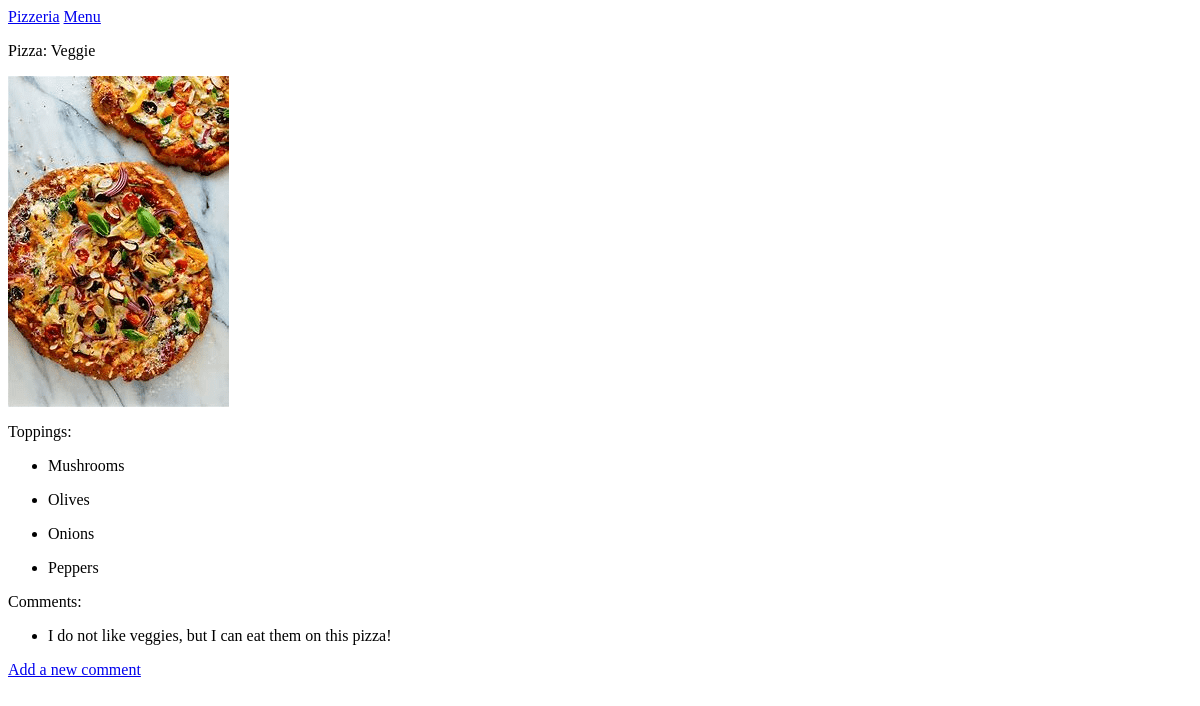
The app's page /pizzas/3/, older data.
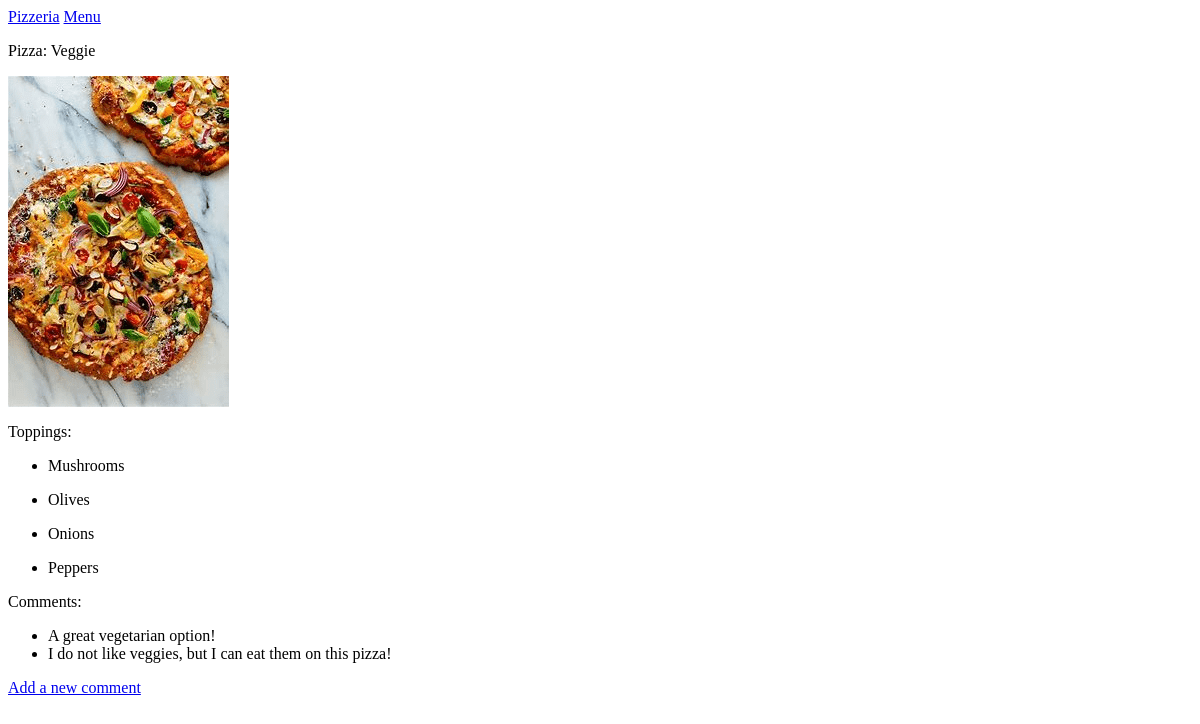
The same page, newer data.
### pizzas/models.py (models this page shows, shortened)
class Pizza(models.Model):
    pizza_name = models.CharField(max_length=50)
    image = models.ImageField(upload_to='img',blank=True, null=True)
    def __str__(self):
        return self.pizza_name

class Topping(models.Model):
    pizza = models.ForeignKey(Pizza, on_delete=models.CASCADE)
    topping_name = models.CharField(max_length=50)

class Comment(models.Model):
    pizza = models.ForeignKey(Pizza, on_delete= models.CASCADE)
    text = models.TextField()
    date_added= models.DateTimeField(auto_now_add= True)

### pizzas/views.py (the view)
# urls.py: path('pizzas/<int:pizza_id>/', views.pizza, name='pizza'),
def pizza(request, pizza_id):
    pizza = Pizza.objects.get(id=pizza_id)
    toppings = pizza.topping_set.order_by('topping_name')
    comments = pizza.comment_set.order_by('-date_added')
    image = Pizza.image
    context = {'pizza':pizza, 'comments':comments, 'toppings':toppings, 'image':image}
    return render(request, 'pizzas/pizza.html', context)

### pizzas/templates/pizzas/pizza.html
{% extends "pizzas/base.html" %}
{% block content %}
<p> Pizza: {{ pizza }} </p>
<p>
    <img src="{{ pizza.image.url }}">
</p>
<p>Toppings:</p>
<ul>
    {% for t in toppings %}
    <li>
        <p>{{ t.topping_name }}</p>
    </li>
    {% empty %}
    <li> There are no toppings for this pizza yet.</li>
    {% endfor %}
</ul>
<p>Comments:</p>
<ul>
    {% for c in comments %}
    <li>{{ c.text }}</li>
    {% empty %}
    <li>No reviews for this pizza have been added yet</li>
    {%endfor%}
</ul>
<p>
    <a href="{% url 'pizzas:new_comment' pizza.id %}">Add a new comment</a>
</p>
{% endblock content %}

### pizzas/templates/pizzas/base.html
<p>
    <a href="{% url 'pizzas:index' %}">Pizzeria</a>
    <a href="{% url 'pizzas:pizzas' %}">Menu</a>
</p>
{% block content %}
{% endblock content %}

Row changes from the older to the newer data that the page shows:
added Comment: text "A great vegetarian option!"
